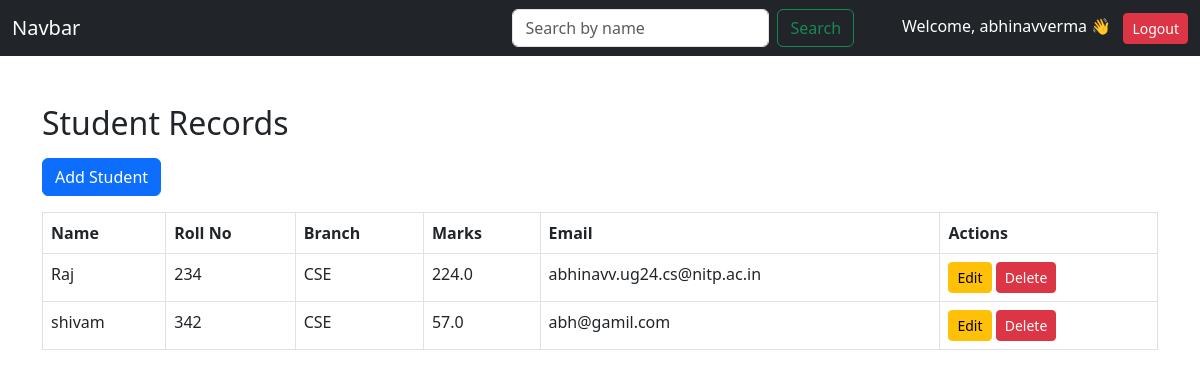
Screenshot of / (signed in) with the database file from the repository.
### studentapp/models.py (models this page shows, shortened)
class Student(models.Model):
    name = models.CharField(max_length=100)
    roll_no = models.IntegerField(unique=True)
    branch = models.CharField(max_length=50)
    marks = models.FloatField()
    email = models.EmailField()

### studentapp/views.py (the view)
# urls.py: path('', views.home, name='home'),
def home(request):
    query = request.GET.get('q')
    if query:
        students = Student.objects.filter(name__icontains=query)
    else:
        students = Student.objects.all()
    return render(request, 'home.html', {'students': students,'query':query})

### studentapp/templates/home.html (shortened to what this page needs)
<!DOCTYPE html>
<html>
<head>
  <link href="https://cdn.jsdelivr.net/npm/bootstrap@5.3.0/dist/css/bootstrap.min.css" rel="stylesheet">
</head>
<body>
  <nav class="navbar bg-dark">
        <div class="container-fluid">
            <a class="navbar-brand text-white">Navbar</a>
            <div class="d-flex justify-content-between align-items-center gap-5">
              <form class="d-flex" role="search">
            <input Name="q" class="form-control me-2" type="search" placeholder="Search by name" aria-label="Search"/>
            <button class="btn btn-outline-success" type="submit">Search</button>
            </form>
            <div class="d-flex text-white">
                {% if user.is_authenticated %}
                  <div>
                    <span class="me-2">Welcome, {{ user.username }} 👋</span>
                    <a href="{% url 'logout' %}" class="btn btn-danger btn-sm">Logout</a>
                  </div>
                {% else %}
                  <a href="{% url 'login' %}" class="btn btn-primary">Login</a>
                {% endif %}
            </div>
            </div>
        </div>
    </nav>
  <div class="container mt-5">
    <h2 class="mb-3">Student Records</h2>
    <a href="{% url 'add_student' %}" class="btn btn-primary mb-3">Add Student</a>
    <table class="table table-bordered">
      <tr>
        <th>Name</th>
        <th>Roll No</th>
        <th>Branch</th>
        <th>Marks</th>
        <th>Email</th>
        <th>Actions</th>
      </tr>
      {% for s in students %}
      <tr>
        <td>{{ s.name }}</td>
        <td>{{ s.roll_no }}</td>
        <td>{{ s.branch }}</td>
        <td>{{ s.marks }}</td>
        <td>{{ s.email }}</td>
        <td>
          <a href="{% url 'edit_student' s.id %}" class="btn btn-sm btn-warning">Edit</a>
          <a href="{% url 'delete_student' s.id %}" class="btn btn-sm btn-danger">Delete</a>
        </td>
      </tr>
      {% empty %}
      <tr><td colspan="6" class="text-center">No records found</td></tr>
      {% endfor %}
    </table>
  </div>
</body>
</html>

### rows the page displays
Student: name "Raj", roll_no "234", branch "CSE", marks "224.0", email "abhinavv.ug24.cs@nitp.ac.in"
Student: name "shivam", roll_no "342", branch "CSE", marks "57.0", email "abh@gamil.com"

### other values shown
{{ user.username }} "abhinavverma"
